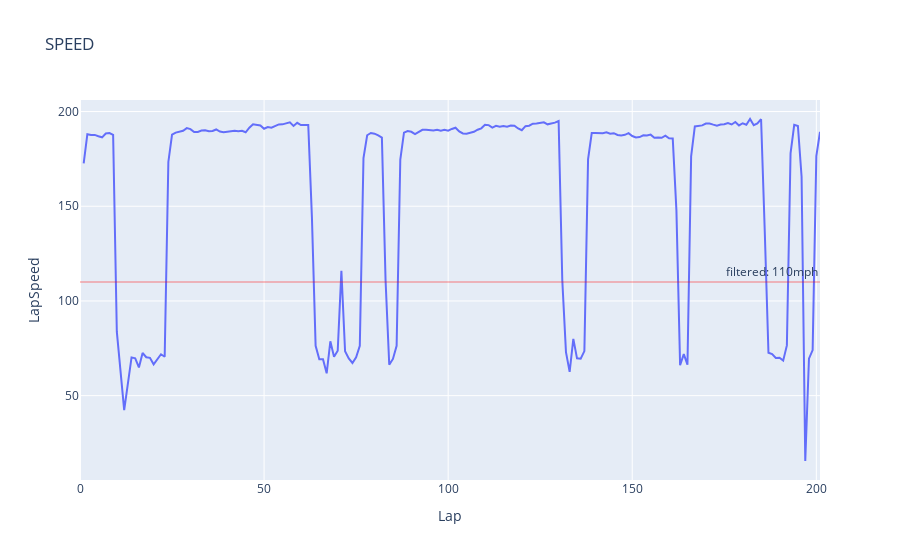
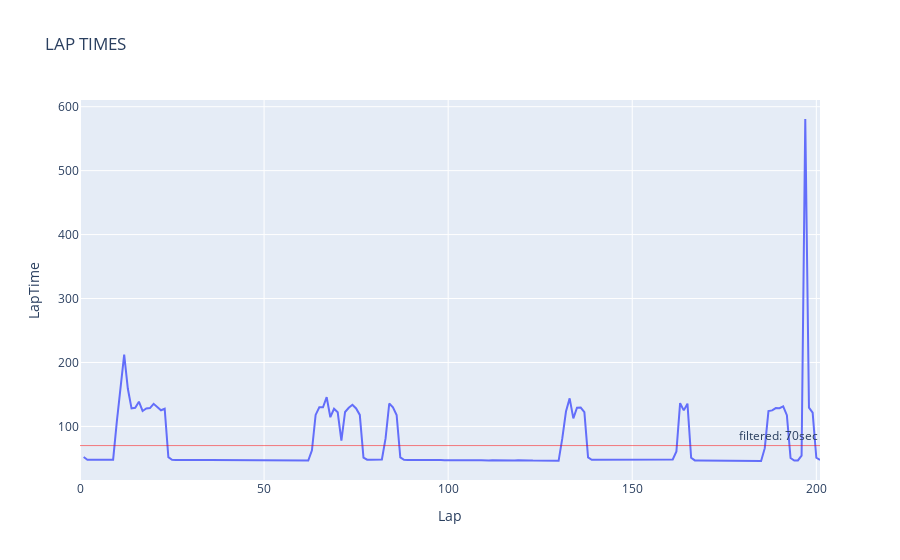

These figures' notebook cell, in order:
### Code cell
driver_csv = path + driver + '.csv'
df = pd.read_csv(driver_csv)
df = df.drop([11,21])
print(df.head(5))

# check lap_value to use
annotation = 'filtered: ' + str(filtered_speed_value) + 'mph'
fig = px.line(df, x='Lap', y='LapSpeed', title='SPEED')
fig.add_hline(y=filtered_speed_value, line_width=0.5, line_color='red', annotation_text=annotation)
fig.show()

# check speed_value to use
annotation = 'filtered: ' + str(filtered_lap_value) + 'sec'
fig = px.line(df, x='Lap', y='LapTime', title='LAP TIMES')
fig.add_hline(y=filtered_lap_value, line_width=0.5, line_color='red', annotation_text=annotation)
fig.show()

del df

### Figure 1 — Plotly figure (JSON) as saved in the notebook; plotly's stock layout.template omitted (floating-point values rounded to 4 significant figures; data arrays with more than 128 entries replaced by an {"elided": "..."} marker saying what was removed)
{"data": [{"hovertemplate": "Lap=%{x}<br>LapSpeed=%{y}<extra></extra>", "legendgroup": "", "line": {"color": "#636efa", "dash": "solid"}, "marker": {"symbol": "circle"}, "mode": "lines", "name": "", "orientation": "v", "showlegend": false, "type": "scatter", "x": {"elided": "200 int values"}, "xaxis": "x", "y": {"elided": "200 float values"}, "yaxis": "y"}], "layout": {"annotations": [{"showarrow": false, "text": "filtered: 110mph", "x": 1, "xanchor": "right", "xref": "x domain", "y": 110, "yanchor": "bottom", "yref": "y"}], "autosize": true, "legend": {"tracegroupgap": 0}, "shapes": [{"line": {"color": "red", "width": 0.5}, "type": "line", "x0": 0, "x1": 1, "xref": "x domain", "y0": 110, "y1": 110, "yref": "y"}], "title": {"text": "SPEED"}, "xaxis": {"anchor": "y", "autorange": true, "domain": [0, 1], "range": [0, 201], "title": {"text": "Lap"}, "type": "linear"}, "yaxis": {"anchor": "x", "autorange": true, "domain": [0, 1], "range": [5.466, 206.1], "title": {"text": "LapSpeed"}, "type": "linear"}}}

### Figure 2 — Plotly figure (JSON) as saved in the notebook; plotly's stock layout.template omitted (floating-point values rounded to 4 significant figures; data arrays with more than 128 entries replaced by an {"elided": "..."} marker saying what was removed)
{"data": [{"hovertemplate": "Lap=%{x}<br>LapTime=%{y}<extra></extra>", "legendgroup": "", "line": {"color": "#636efa", "dash": "solid"}, "marker": {"symbol": "circle"}, "mode": "lines", "name": "", "orientation": "v", "showlegend": false, "type": "scatter", "x": {"elided": "200 int values"}, "xaxis": "x", "y": {"elided": "200 float values"}, "yaxis": "y"}], "layout": {"annotations": [{"showarrow": false, "text": "filtered: 70sec", "x": 1, "xanchor": "right", "xref": "x domain", "y": 70, "yanchor": "bottom", "yref": "y"}], "autosize": true, "legend": {"tracegroupgap": 0}, "shapes": [{"line": {"color": "red", "width": 0.5}, "type": "line", "x0": 0, "x1": 1, "xref": "x domain", "y0": 70, "y1": 70, "yref": "y"}], "title": {"text": "LAP TIMES"}, "xaxis": {"anchor": "y", "autorange": true, "domain": [0, 1], "range": [0, 201], "title": {"text": "Lap"}, "type": "linear"}, "yaxis": {"anchor": "x", "autorange": true, "domain": [0, 1], "range": [16.19, 610.5], "title": {"text": "LapTime"}, "type": "linear"}}}
